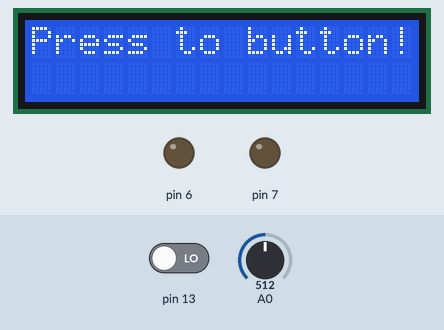
Simulated run of this sketch. Board: Arduino Uno, built with avr-gcc and run on an emulated ATmega328P. Shown: 16×2 character LCD, output pins drawn as LEDs (lit = HIGH). The test bench sets the inputs (shaded band); at power-on: pin 13 LOW, A0 = 512. The local clock reads 2024-03-15 10:24:30 at power-on unless the sketch sets it.

Above: at 1.2 s.
1.3 s: pin 13 driven HIGH
At 2.5 s:
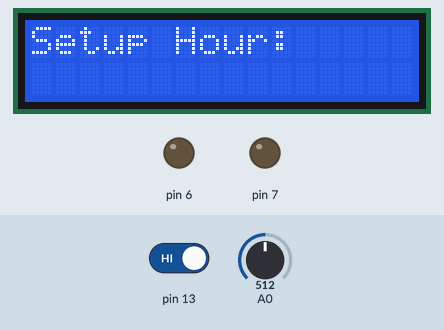
At 3.0 s:
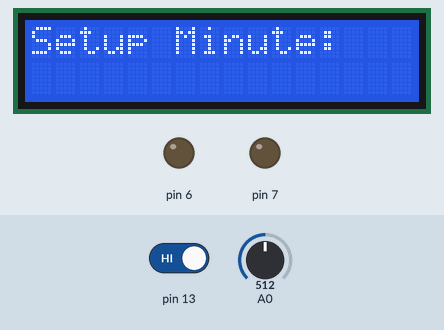
4.3 s: A0 set to 716
At 5.14 s:
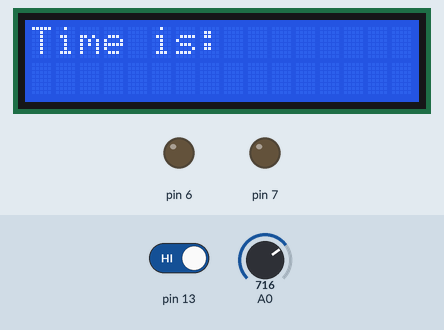
6.4 s: A0 set to 900
8.2 s: A0 set to 1023
10.0 s: pin 13 driven LOW
Timing chart, 0 to 12.9 s (numbered marks = the images above; inputs shaded):
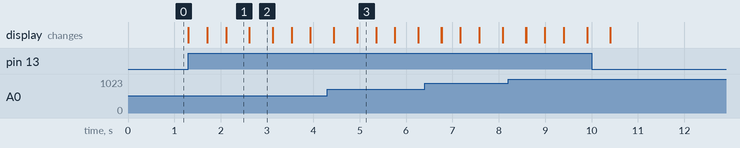

The sketch:

elektroalarm_v2.ino
```cpp
#include <virtuabotixRTC.h>
#include <LiquidCrystal.h>
int Contrast=0;
LiquidCrystal lcd(12, 11, 5, 4, 3, 2);
int potdeger;

int CLK_PIN = 10;
int DAT_PIN = 9;
int RST_PIN = 8;

int dakika = 0;
int saat = 0;

virtuabotixRTC myRTC(CLK_PIN, DAT_PIN, RST_PIN);

 void setup()
 {

     pinMode(7,OUTPUT);
     lcd.begin(16, 2);
     lcd.clear();
     pinMode(6,OUTPUT);

     pinMode(13,INPUT);
     lcd.setCursor(0, 0);
     lcd.print("Press to button!");
  }
     void loop(){
    // Serial.println(analogRead(A0));


    int yeni = map(analogRead(A0),12,1023,0,60);


    if (digitalRead(13) == HIGH){
      lcd.clear();
      lcd.print("Time is:");

      while (1){
        myRTC.updateTime();
        delay(400);
        lcd.setCursor(0, 1);
        lcd.print(myRTC.hours);
        lcd.print(":");
        lcd.print(myRTC.minutes);
        lcd.print(":");
        lcd.print(myRTC.seconds);


        if(myRTC.hours==saat && myRTC.minutes==dakika && myRTC.seconds == 0){
          lcd.clear();
          lcd.setCursor(0,0);
          lcd.print("Wake Up!");
          digitalWrite(7,HIGH);
          delay(7000);
          digitalWrite(6,HIGH);
        }


        if (digitalRead(13) == HIGH){
          lcd.clear();
          lcd.print("Setup Alarm:");
          delay(400);

          while (1){
            lcd.setCursor(3, 1);
            lcd.print(saat);
            lcd.print(":");
            lcd.print(dakika);

            if (digitalRead(13) == HIGH){
              lcd.clear();
              lcd.setCursor(0,0);
              lcd.print("Setup Hour:");
              delay(400);

              while (1){
                saat = map(analogRead(A0),16,1025,0,24);
                lcd.setCursor(3, 1);
                delay(100);
                lcd.print(String(saat) + " ");

                if (digitalRead(13) == HIGH){
                  lcd.clear();
                  lcd.setCursor(0,0);
                  lcd.print("Setup Minute:");
                  delay(400);

                  while (1){
                    dakika = map(analogRead(A0),16,1025,0,60);
                    lcd.setCursor(3, 1);
                    delay(100);
                    lcd.print(String(dakika) + " ");

                    if (digitalRead(13) == HIGH){
                      break;
                    }

                  }
                  break;
                }

              }
              break;

            }
          }
          break;

      }

      }
    }
 }
```

Measured:
- after the input at 1.3 s, the display: first changes at once (image 1 shows a later state)
- what the display in image 1 shows lasts 0.5 s, from 2.1 s to 2.6 s
- what the display in image 3 shows lasts 0.5 s, from 4.9 s to 5.4 s
